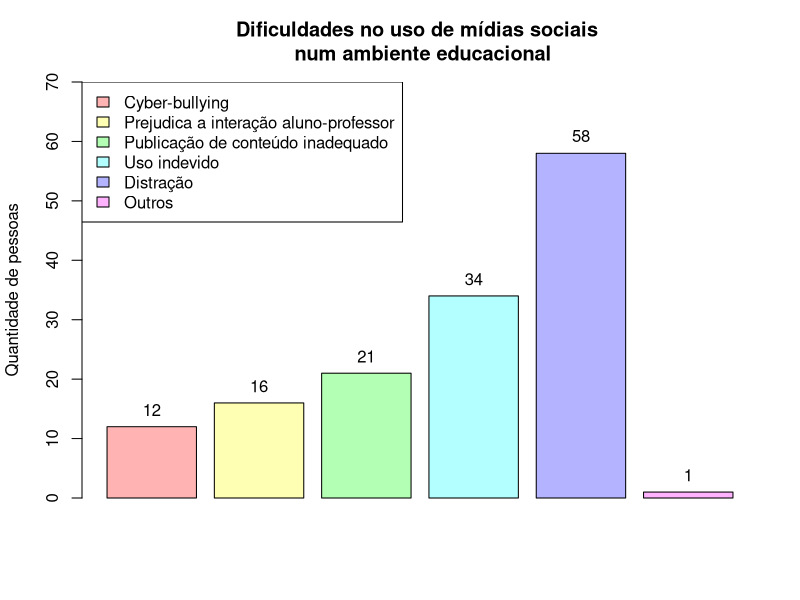

Here is the R script that generated this plot:
## ---- chunk 1

df <- readxl::read_excel(path = "../dados/umses_alunos_2018.xlsx", sheet=1)
View(df)

total <- length(df$distracao)

outros <- sum(table(df$outras_dificuldades))

distracao <- table(df$distracao)[names(table(df$distracao)) == "1"]

usoindev <- table(df$usoindev)[names(table(df$usoindev)) == "1"]

prejintera <- table(df$prejintera)[names(table(df$prejintera)) == "1"]

bulling <- table(df$bulling)[names(table(df$bulling)) == "1"]

continadeq <- table(df$continadeq)[names(table(df$continadeq)) == "1"]


labels <- c("Distração", "Uso indevido", "Prejudica a interação aluno-professor", "Cyber-bullying", "Publicação de conteúdo inadequado")
values <- c(distracao, usoindev, prejintera, bulling, continadeq)

dados <- data.frame(labels, values)
nl <- data.frame("Outros", outros)
names(nl) <- c("labels", "values")

dadosOrdenados <- rbind(dados[with(dados, order(dados$values)),], nl)

#png("graficos/dificuldades-uso-educacao.png", width=600, height=600)

xval <- barplot(dadosOrdenados$values,
        main="Dificuldades no uso de mídias sociais \n num ambiente educacional",
        col=rainbow(6, s=.3),
        ylim=c(0, ceiling(total / 10) * 10),
        ylab="Quantidade de pessoas")

text(x=xval, y=dadosOrdenados$values + 0.05 * max(dadosOrdenados$values), dadosOrdenados$values, xpd=TRUE)

legend("topleft", legend=dadosOrdenados$labels, fill=rainbow(6, s=.3))


#dev.off()
